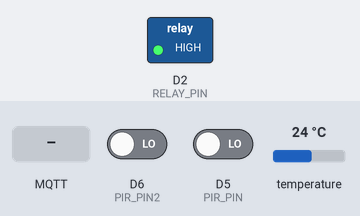
The sketch below on a simulated ESP8266 (NodeMCU). Shown: switched loads named in the sketch (green lamp = pin HIGH). Inputs (shaded band) come from the test bench; at power-on: D6 (PIR_PIN2) LOW, D5 (PIR_PIN) LOW, temperature 24 °C. WiFi joins after 1.5 s; servers stay silent unless stated; network time is answered at once with the bench clock; the local clock reads 2024-03-15 10:24:30 at power-on unless the sketch sets it; no MQTT or app messages arrive unless stated; what the sketch prints to the serial monitor is not drawn.

Above: at 2.7 s.
2.8 s: MQTT message "1" arrives on the first subscribed topic
At 5.7 s:
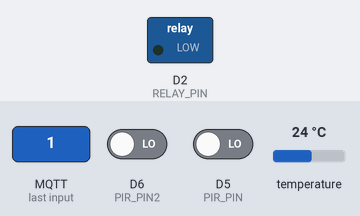
6.9 s: MQTT message "0" arrives on the first subscribed topic
At 11.7 s:
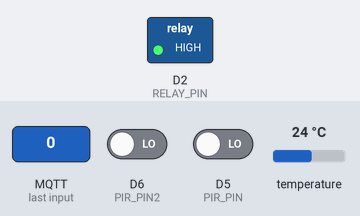
Timing chart, 0 to 13.2 s (numbered marks = the images above; inputs shaded):
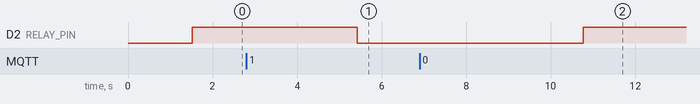

The sketch:

outdoor_homecode_google_sheet.ino
```cpp
#include <ESP8266WiFi.h>
#include <ESP8266HTTPClient.h>
#include <WiFiClientSecure.h>
#include <PubSubClient.h>
#include <OneWire.h>
#include <DallasTemperature.h>
#include <NTPClient.h>
#include <WiFiUdp.h>

const char* GOOGLE_SCRIPT_URL = "https://script.google.com/********************************************************************exec";
unsigned long lastGoogleSend = 0;
const unsigned long GOOGLE_SEND_INTERVAL = 300000UL;  // 5 minutes

// ---------------- WIFI + MQTT CONFIG ----------------
const char* ssid = "***************";
const char* password = "*****************";
const char* mqtt_server = "192.*************";
const int mqtt_port = 1883;
const char* mqtt_control_topic = "home/relay/cmd";
WiFiClient espClient;
PubSubClient client(espClient);

// ---------------- TIME CONFIG ----------------
WiFiUDP ntpUDP;
NTPClient timeClient(ntpUDP, "pool.ntp.org", 6 * 3600);

// ---------------- SENSOR PINS ----------------
#define ONE_WIRE_BUS D4
#define PIR_PIN D5
#define PIR_PIN2 D6
#define RELAY_PIN D2
OneWire oneWire(ONE_WIRE_BUS);
DallasTemperature sensors(&oneWire);

// ---------------- VARIABLES ----------------
bool relayState = false;
unsigned long relayOffTime = 0;
int extendMode = 0;
unsigned long lastPublish = 0;
unsigned long lastMotionTime = 0;
unsigned long lastMqttCheck = 0;
const unsigned long mqttCheckInterval = 5000;  // MQTT check every 5s

// ---------------- MQTT CALLBACK ----------------
void callback(char* topic, byte* payload, unsigned int length) {
  String message;
  for (int i = 0; i < length; i++) {
    message += (char)payload[i];
  }
  Serial.print("Message arrived on topic: ");
  Serial.print(topic);
  Serial.print(". Message: ");
  Serial.println(message);

  if (message == "1") {
    relayState = true;
    digitalWrite(RELAY_PIN, LOW);
    relayOffTime = 0;
    extendMode = 0;
    client.publish("home/light", "Light turned ON (Manual)");
    Serial.println("Manual: Relay ON");
  } else if (message == "0") {
    relayState = false;
    digitalWrite(RELAY_PIN, HIGH);
    relayOffTime = 0;
    extendMode = 0;
    client.publish("home/light", "Light turned OFF (Manual)");
    Serial.println("Manual: Relay OFF");
  }
}

// ---------------- WIFI CONNECT (Non-Blocking Boot) ----------------
void setup_wifi() {
  WiFi.begin(ssid, password);
  Serial.println("Connecting to WiFi...");
  unsigned long start = millis();
  while (WiFi.status() != WL_CONNECTED && millis() - start < 20000) {  // Try 20s max
    delay(500);
    Serial.print(".");
  }
  if (WiFi.status() == WL_CONNECTED) {
    Serial.println("\nWiFi Connected!");
  } else {
    Serial.println("\nWiFi failed—running offline (PIR/relay active)");
  }
}

// ---------------- MQTT QUICK CHECK (Non-Blocking) ----------------
void checkMqtt() {
  if (WiFi.status() != WL_CONNECTED) return;  // Skip if no WiFi
  Serial.print("MQTT check...");
  if (client.connect("ESP8266_PIR_Temp")) {
    Serial.println("connected");
    client.subscribe(mqtt_control_topic);
  } else {
    Serial.print("failed, rc=");
    Serial.println(client.state());
  }
}

// ---------------- SETUP ----------------
void setup() {
  Serial.begin(115200);
  setup_wifi();  // Non-blocking
  client.setServer(mqtt_server, mqtt_port);
  client.setCallback(callback);
  sensors.begin();
  pinMode(PIR_PIN, INPUT);
  pinMode(PIR_PIN2, INPUT);
  pinMode(RELAY_PIN, OUTPUT);
  digitalWrite(RELAY_PIN, HIGH);
  Serial.println("System started - Relay OFF");
  timeClient.begin();
  checkMqtt();  // Initial try
}

// ---------------- MAIN LOOP ----------------
void loop() {
  // Non-blocking MQTT check every 5s
  if (millis() - lastMqttCheck > mqttCheckInterval) {
    lastMqttCheck = millis();
    if (!client.connected()) checkMqtt();
    if (client.connected()) client.loop();  // Process if connected
  }

  timeClient.update();
  int pirValue = digitalRead(PIR_PIN);
  int pirValue2 = digitalRead(PIR_PIN2);
  sensors.requestTemperatures();
  float temperatureC = sensors.getTempCByIndex(0);

  // Google Sheets every 5 min (non-blocking, skip no WiFi)
  if (millis() - lastGoogleSend >= GOOGLE_SEND_INTERVAL) {
    lastGoogleSend = millis();
    if (temperatureC != DEVICE_DISCONNECTED_C && temperatureC > -50 && WiFi.status() == WL_CONNECTED) {
      sendToGoogleSheets(temperatureC);
    }
  }

  // MQTT publish every 10s (only if connected)
  if (millis() - lastPublish > 10000 && client.connected()) {
    lastPublish = millis();
    client.publish("home/pir", pirValue ? "Motion" : "No Motion");
    client.publish("home/pir2", pirValue2 ? "Motion" : "No Motion");
    char tempString[10];
    dtostrf(temperatureC, 1, 2, tempString);
    client.publish("home/temperature", tempString);
  }

  // Night check (adjust hours if needed, e.g., >=17 <6 for 5PM-6AM)
  int currentHour = timeClient.getHours();
  bool isNight = (currentHour >= 18 || currentHour < 7);

  // Motion handling (always runs, no MQTT needed)
  if (isNight && (pirValue == HIGH || pirValue2 == HIGH)) {
    if (millis() - lastMotionTime > 10000) {
      lastMotionTime = millis();
      if (!relayState) {
        relayState = true;
        digitalWrite(RELAY_PIN, LOW);
        relayOffTime = millis() + 30000UL;
        extendMode = 0;
        if (client.connected()) client.publish("home/light", "Light turned ON (30 sec)");
        Serial.println("✅ Relay ON - Motion Detected (30 sec)");
      } else {
        if (extendMode == 0) {
          relayOffTime = millis() + 60000UL;
          extendMode = 1;
          if (client.connected()) client.publish("home/light", "Extended to 60 seconds");
          Serial.println("⏰ Extended to 60 seconds");
        } else {
          relayOffTime += 30000UL;
          extendMode++;
          if (client.connected()) client.publish("home/light", "Extended +30 seconds");
          Serial.println("⏰ Extended +30 seconds");
        }
      }
    }
  }

  // Relay timer (always runs)
  if (relayState && relayOffTime != 0 && millis() > relayOffTime) {
    relayState = false;
    digitalWrite(RELAY_PIN, HIGH);
    extendMode = 0;
    if (client.connected()) client.publish("home/light", "Light turned OFF");
    Serial.println("❌ Relay OFF - Timer expired");
  }
}

// Google Sheets function (unchanged—safe)
void sendToGoogleSheets(float temperature) {
  if (WiFi.status() != WL_CONNECTED) {
    Serial.println("WiFi not connected - skipping Google Sheets");
    return;
  }
  WiFiClientSecure client;
  client.setInsecure();
  HTTPClient https;
  String url = String(GOOGLE_SCRIPT_URL) + "?temp=" + String(temperature, 2);
  if (https.begin(client, url)) {
    int httpCode = https.GET();
    Serial.print("Google Sheets HTTP code: ");
    Serial.println(httpCode);
    https.end();
  } else {
    Serial.println("Unable to connect to Google Sheets");
  }
}
```

Measured:
- after the input at 2.8 s, D2 (RELAY_PIN): HIGH → LOW after 2.6 s
- after the input at 6.9 s, D2 (RELAY_PIN): LOW → HIGH after 3.9 s
